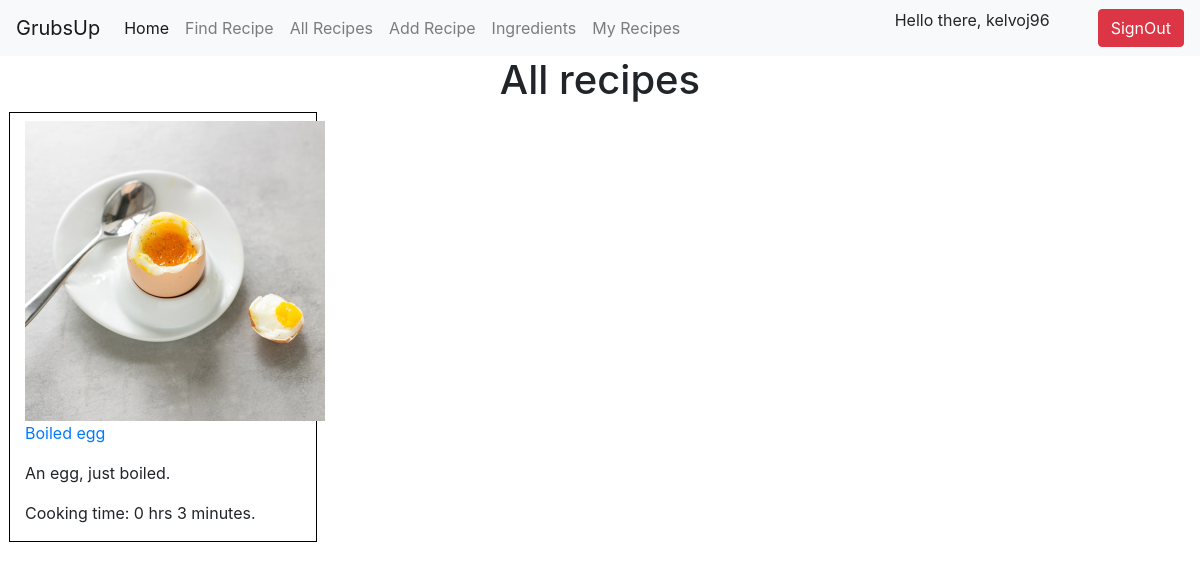
/recipes/all/ (signed in), run on the app's committed database.
### accounts/models.py (models this page shows)
class CustomUser(AbstractUser):
    pass

### recipes/models.py (models this page shows, shortened)
class Recipe(models.Model):
    EASY = 'easy'
    INTERMEDIATE = 'intermediate'
    HARD = 'hard'
    DIFFS = [
        (EASY, 'Easy'),
        (INTERMEDIATE, 'Intermediate'),
        (HARD, 'Hard'),
    ]
    name = models.CharField(max_length=100, blank=False)
    image = models.ImageField(upload_to='recipes', blank=False)
    description = models.TextField(max_length=250, blank=True)
    cooking_hours = models.PositiveIntegerField(blank=True)
    cooking_minutes = models.PositiveIntegerField(range(0,59), blank=True)
    difficulty = models.CharField(max_length=50, choices=DIFFS)
    published = models.BooleanField(editable=False, default=False)
    creator = models.ForeignKey(
        CustomUser,
        on_delete=models.CASCADE,
        default=1,
        )

### recipes/views.py (the view)
# urls.py: path('all/', views.showAllRecipes, name='all_recipes'),
def showAllRecipes(request):
    all_recipes = models.Recipe.objects.filter(published=True)
    return render(request, 'recipes.html', {'all_recipes': all_recipes})

### pages/templates/recipes.html
{% extends 'base.html' %}
{% block content %}
<h1 class='text-center'>All recipes</h1>
<div class="row">
    {% if all_recipes %}
    {% for r in all_recipes %}
    <div class="col-3 ml-4" style="border: 1px solid black">
        <div class="row">
            <div class="col pt-2">
                <img src='{{r.image.url}}' alt='{{r.name}}' class='img-responsive' style='max-height: 300px'>
            </div>
        </div>
        <p><a href='{% url "recipes:single_recipe" r.id %}'>{{ r.name }}</a></p>
        <p>{{ r.description }}</p>
        <p>Cooking time: {{r.cooking_hours}} hrs {{r.cooking_minutes}} minutes.</p>
    </div>
{% endfor %}
</div>
{% endif %}
{% endblock %}

### pages/templates/base.html (shortened to what this page needs)
<!DOCTYPE html>
<html lang="en">
<head>
    <link rel="stylesheet" href="https://stackpath.bootstrapcdn.com/bootstrap/4.3.1/css/bootstrap.min.css">
</head>
<body>
    <nav class="navbar navbar-expand-lg navbar-light bg-light">
        <a class="navbar-brand" href="{% url 'landing' %}">GrubsUp</a>
        <div class="collapse navbar-collapse" id="navbarNavAltMarkup">
          <div class="navbar-nav">
            <a class="nav-item nav-link active" href="{% url 'homepage' %}">Home <span class="sr-only">(current)</span></a>
            <a class="nav-item nav-link" href="#">Find Recipe</a>
            <a class="nav-item nav-link" href="{% url 'recipes:all_recipes' %}">All Recipes</a>
            <a class="nav-item nav-link" href="{% url 'recipes:add_recipe' %}">Add Recipe</a>
            <a class="nav-item nav-link" href="{% url 'recipes:all_ingredients' %}">Ingredients</a>
            {% if user.is_authenticated %}
            <a class="nav-item nav-link" href="{% url 'recipes:my_recipes' user.id %}">My Recipes</a>
            {% endif %}
          </div>
        </div>
        {% if user.is_authenticated %}
        <p>Hello there, {{ user.username }}</p>
        <button class="btn btn-danger ml-5"><a href="{% url 'logout' %}" class="text-white">SignOut</a></button>
        {% endif %}
      </nav>
    {% block content %}
    {% endblock content %}
</body>
</html>

### data on the page
CustomUser: username "kelvoj96"
Recipe: image (picture), name "Boiled egg", description "An egg, just boiled.", cooking_hours "0", cooking_minutes "3"
